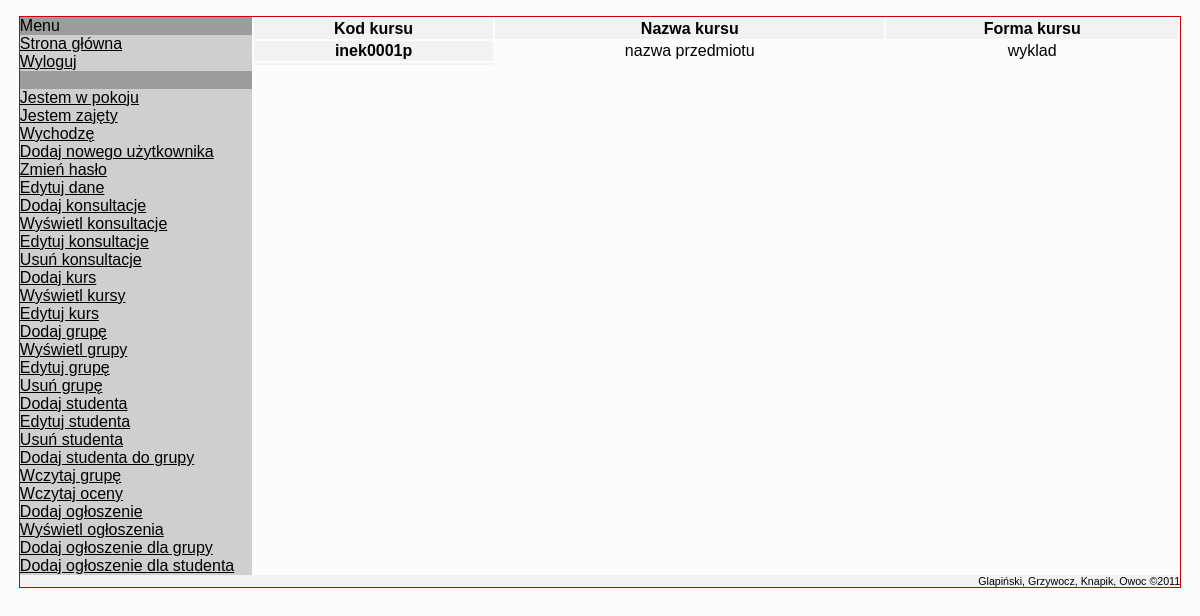
/backend/admin.php?action=admin_przedmiot_wyswietl (signed in), run on the app's committed database.
### tables this page shows
create table przedmioty
(
   kod_kursu            varchar(10) not null,
   przedmiot            varchar(100) not null,
   forma                enum('wyklad','cwiczenia','laboratorium','projekt','seminarium') not null,
   primary key (kod_kursu)
);

### backend/admin_kurs.php (the view, shortened to what this page needs)
<?php
function przedmioty(&$db)
{
	echo "<table>";
	echo "<tr><th>Kod kursu</th><th>Nazwa kursu</th><th>Forma kursu</th></tr>";
	$query = 'SELECT kod_kursu, przedmiot, forma FROM przedmioty';
	$wynik = $db->query($query);
	if($wynik->num_rows > 0)
	{
		for($i=0;$i<=$wynik->num_rows;$i++)
		{
			$wiersz = $wynik->fetch_assoc();
			echo "<tr><th>".$wiersz['kod_kursu']."</th><td>".$wiersz['przedmiot']."</td><td>".$wiersz['forma']."</td></tr>";
		}
	}
	echo "</table>";
}
?>

### backend/css/style.css (style rules this page uses)
body { font-family: helvetica; font-size: 1em; background-color: #fcfcfc; content="text/html; charset=UTF-8"; http-equiv="Content-Type"; }
table { width: 80%; margin-bottom: 1em; }
th { background-color: #f2f2f2; vertical-align: top; }
td { text-align: center; vertical-align: top; }

### data on the page
przedmioty: kod_kursu "inek0001p", przedmiot "nazwa przedmiotu", forma "wyklad"

### other printed values
$var "Strona główna"
$var "Wyloguj"
$var "Jestem w pokoju"
$var "Jestem zajęty"
$var "Wychodzę"
$var "Dodaj nowego użytkownika"
$var "Zmień hasło"
$var "Edytuj dane"
$var "Dodaj konsultacje"
$var "Wyświetl konsultacje"
$var "Edytuj konsultacje"
$var "Usuń konsultacje"
$var "Dodaj kurs"
$var "Wyświetl kursy"
$var "Edytuj kurs"
